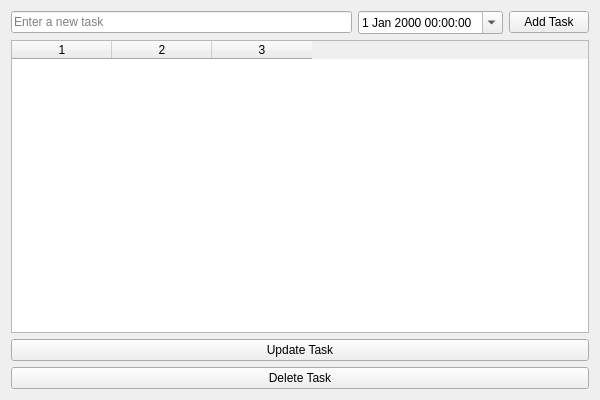
<?xml version="1.0" encoding="UTF-8"?>
<ui version="4.0">
 <class>ToDoListApp</class>
 <widget class="QWidget" name="ToDoListApp">
  <property name="geometry">
   <rect>
    <x>100</x>
    <y>100</y>
    <width>600</width>
    <height>400</height>
   </rect>
  </property>
  <property name="windowTitle">
   <string>To-Do List Application</string>
  </property>
  <layout class="QVBoxLayout" name="layout">
   <item>
    <layout class="QHBoxLayout" name="input_layout">
     <item>
      <widget class="QLineEdit" name="task_input">
       <property name="placeholderText">
        <string>Enter a new task</string>
       </property>
      </widget>
     </item>
     <item>
      <widget class="QDateTimeEdit" name="deadline_input">
       <property name="calendarPopup">
        <bool>true</bool>
       </property>
       <property name="dateTime">
        <datetime>2024-08-10T00:00:00</datetime>
       </property>
      </widget>
     </item>
     <item>
      <widget class="QPushButton" name="add_task_button">
       <property name="text">
        <string>Add Task</string>
       </property>
      </widget>
     </item>
    </layout>
   </item>
   <item>
    <widget class="QTableWidget" name="task_table">
     <property name="columnCount">
      <number>3</number>
     </property>
     <property name="horizontalHeaderLabels">
      <stringlist>
       <string>Task</string>
       <string>Deadline</string>
       <string>Completed</string>
      </stringlist>
     </property>
    </widget>
   </item>
   <item>
    <widget class="QPushButton" name="update_task_button">
     <property name="text">
      <string>Update Task</string>
     </property>
    </widget>
   </item>
   <item>
    <widget class="QPushButton" name="delete_task_button">
     <property name="text">
      <string>Delete Task</string>
     </property>
    </widget>
   </item>
  </layout>
 </widget>
 <connections/>
</ui>
